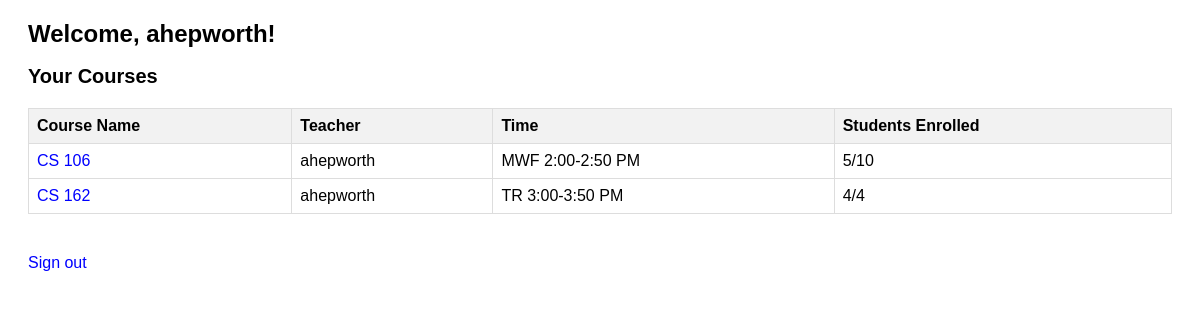
/dashboard/teacher (signed in), run on the app's committed database.
### models.py (models this page shows)
class User(db.Model):
    __tablename__ = 'auth'
    id = db.Column(db.Integer, primary_key=True)
    username = db.Column(db.String, unique=True, nullable=False)
    password = db.Column(db.String, nullable=False)  # Store plaintext password here
    role = db.Column(db.String, nullable=False)  # 'student', 'teacher', 'admin'

class Class(db.Model):
    __tablename__ = 'classes'
    id = db.Column(db.Integer, primary_key=True)
    name = db.Column(db.String, nullable=False)
    teacher_id = db.Column(db.Integer, db.ForeignKey('auth.id'), nullable=False)
    time = db.Column(db.String, nullable=False)
    capacity = db.Column(db.Integer, nullable=False)
    teacher = db.relationship('User', backref='classes', lazy=True)

### app.py (the view, shortened to what this page needs)
@app.route('/dashboard/<role>')
def dashboard(role):
    if role == 'teacher':
        teacher_id = session.get('id')
        if not teacher_id:
            flash("Unauthorized access! Please log in.", "danger")
            return redirect(url_for("login"))
        classes = Class.query.filter_by(teacher_id=teacher_id).all()
        class_info = [
            {
                'id': class_.id,
                'name': class_.name,
                'teacher': User.query.get(teacher_id).username,
                'time': class_.time,
                'capacity': class_.capacity,
                'enrolled': Enrollment.query.filter_by(class_id=class_.id).count()
            }
            for class_ in classes
        ]
        return render_template('teacherDashboard.html', classes=class_info)

### templates/teacherDashboard.html (shortened to what this page needs)
<!DOCTYPE html>
<html lang="en">
<head>
</head>
<body>
    <div class="container">
        <h1>Welcome, {{ session.get('username') }}!</h1>
        <h2>Your Courses</h2>
        <table>
            <thead>
                <tr>
                    <th>Course Name</th>
                    <th>Teacher</th>
                    <th>Time</th>
                    <th>Students Enrolled</th>
                </tr>
            </thead>
            <tbody>
                {% for class_ in classes %}
                <tr>
                    <td><a href="{{ url_for('view_class', class_id=class_['id']) }}">{{ class_['name'] }}</a></td>
                    <td>{{ class_['teacher'] }}</td>
                    <td>{{ class_['time'] }}</td>
                    <td>{{ class_['enrolled'] }}/{{ class_['capacity'] }}</td>
                </tr>
                {% endfor %}
            </tbody>
        </table>
        <a class="logout" href="{{ url_for('logout') }}">Sign out</a>
    </div>
</body>
</html>

### templates/teacherDashboard.html (style rules this page uses)
body { font-family: Arial, sans-serif; }
h1 { font-size: 24px; }
h2 { font-size: 20px; margin-bottom: 10px; }
table { width: 100%; border-collapse: collapse; margin: 20px 0; }
th, td { border: 1px solid #ddd; padding: 8px; text-align: left; }
th { background-color: #f2f2f2; }
a { text-decoration: none; color: blue; }
.container { margin: 20px; }
.logout { margin-top: 20px; display: inline-block; }

### data on the page
User: get "ahepworth", teacher "ahepworth" "ahepworth"
Class: name "CS 106", time "MWF 2:00-2:50 PM"
Class: name "CS 162", time "TR 3:00-3:50 PM"

### other printed values
{{ class_['enrolled'] }} "5" "4"
{{ class_['capacity'] }} "10" "4"
